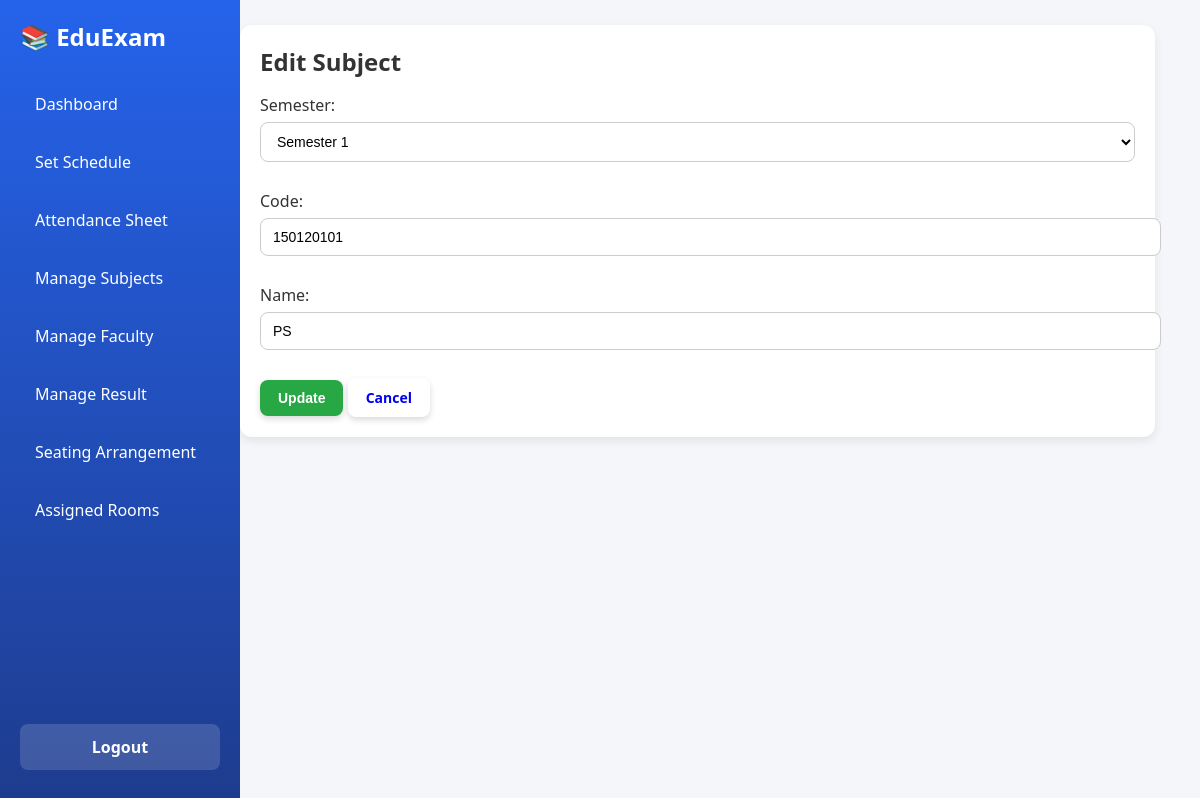
Screenshot of /subjects/edit/1/ with the database file from the repository.
### exams/models.py (models this page shows, shortened)
class Subject(models.Model):
    semester = models.IntegerField(choices=SEMESTER_CHOICES)
    code = models.CharField(max_length=20, unique=True)
    name = models.CharField(max_length=100)

### exams/views.py (the view)
# urls.py: path('subjects/edit/<int:pk>/', views.edit_subject, name='edit_subject'),
def edit_subject(request, pk):
    subject = get_object_or_404(Subject, pk=pk)
    if request.method == 'POST':
        form = SubjectForm(request.POST, instance=subject)
        if form.is_valid():
            form.save()
            messages.success(request, "Subject updated successfully!")
            return redirect('manage_subjects')
    else:
        form = SubjectForm(instance=subject)
    return render(request, 'edit_subject.html', {'form': form})

### exams/forms.py
class SubjectForm(forms.ModelForm):
    class Meta:
        model = Subject
        fields = ['semester', 'code', 'name']
        widgets = {
            'semester': forms.Select(attrs={'class': 'form-control'}),
            'code': forms.TextInput(attrs={'class': 'form-control', 'placeholder': 'Subject Code'}),
            'name': forms.TextInput(attrs={'class': 'form-control', 'placeholder': 'Subject Name'}),
        }

### templates/edit_subject.html (shortened to what this page needs)
{% extends "base.html" %}
{% block content %}
<div class="container edit-subjects">
    <div class="form-card">
        <h2>Edit Subject</h2>
        <form method="POST">
            {{ form.as_p }}
            <button type="submit" class="btn btn-success">Update</button>
            <a href="{% url 'manage_subjects' %}" class="btn btn-outline">Cancel</a>
        </form>
    </div>
</div>
{% endblock %}

### static/css/style.css (style rules this page uses)
body { margin: 0; font-family: "Segoe UI", Tahoma, Geneva, Verdana, sans-serif; background: #f4f6f9; color: #333; }
h1, h2, h3, h4 { margin: 0; }
.form-card { background: #fff; padding: 20px; border-radius: 12px; box-shadow: 0 4px 10px rgba(0,0,0,0.08); margin-bottom: 25px; }
form label { font-weight: 500; color: #333; margin-bottom: 6px; display: inline-block; }
form .form-control { width: 100%; padding: 10px 12px; border: 1px solid #ccc; border-radius: 8px; font-size: 14px; background: #fff; transition: border-color 0.2s ease, box-shadow 0.2s ease; margin-bottom: 12px; }
form .form-control::placeholder { color: #aaa; font-size: 13px; }
form .btn { padding: 10px 18px; border-radius: 8px; font-size: 14px; border: none; cursor: pointer; transition: 0.3s; }
form .btn-success { background: #28a745; color: #fff; }
.btn { display: inline-block; padding: 8px 18px; font-size: 15px; font-weight: 600; border-radius: 8px; text-decoration: none; cursor: pointer; border: none; transition: all 0.25s ease-in-out; box-shadow: 0 3px 6px rgba(0,0,0,0.15); }

### rows the page displays
Subject: semester "Semester 1", code "150120101", name "PS"
